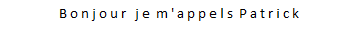
#> input picture image test/TEST.PNG, 349 x 41 px, given in place of TEST.jpg, which was not available
$ python segmentation.py
#> lines starting #> are read from the running program, lines starting #| are printed output that depends on the picture; after the words box and inside, x2 and y2 are one past the last pixel; in counts of white or black regions, pixels touching at a corner belong together; pictures that were not available may be replaced by others from this repository, and a replacement may not be noted
import cv2
import numpy as np
import numpy
import random
from matplotlib import pyplot as plt
from PIL import Image


def binarize_image(img_path, target_path,threshold):
#> called with img_path = 'TEST.jpg', target_path = 'BW.jpg', threshold = 200
    image_file = Image.open(img_path)
#> image_file is the input picture: PIL image 349x41 RGBA; mean R, G, B, A 247.4, 247.3, 247.3, 255
    image = image_file.convert('L')
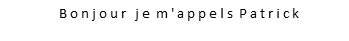
#> image: PIL image 349x41 L; min 0, max 255, mean 247.3
    image = numpy.array(image)
    image = binarize_array(image,threshold)
    cv2.imwrite(target_path,image)

def binarize_array(numpy_array, threshold = 200):
#> called with threshold = 200
    for i in range(len(numpy_array)):
        for j in range(len(numpy_array[0])):
            if numpy_array[i][j]>threshold:
                numpy_array[i][j] = 0
            else:
                numpy_array[i][j] = 255
#> this loop made 41 passes
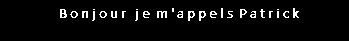
#> numpy_array: shape (41, 349); 4.4% white in thin lines or dots, all inside (x1, y1, x2, y2) = (60, 8, 299, 21)
    return numpy_array

binarize_image('TEST.jpg','BW.jpg',200)

bw = cv2.imread('BW.jpg')
#> bw: shape (41, 349, 3); min 0, max 255, mean 11.4
height,width,channels = bw.shape
#> height = 41; width = 349; channels = 3

print(height,width)
#| 41 349

def rowpixelist(image):
    pixel = image
    ligne = 0
    white = 0
    heigh = len(bw)
#> heigh = 41
    widt = len(bw[0])
#> widt = 349
    count = 0
    whitelist = []
    for row in range(heigh):
        whitelist.append((count,white))
        white = 0
        count += 1
        for column in range(widt):
            if np.any(pixel[row][column] == 255):
                white += 1
#> after the loop, count = 41
    return whitelist


def rowcounter(liste):
    L =[]
#> L = []
    start = 0
    row = 0
    rowcounter = 0
    i = 0
    length = len(liste) - 1
#> length = 40
    while i <= length -1:
        row += 1
        if (rowcounter != 0):
            L.append((start, rowcounter))
        rowcounter = 0
        (z,y) = liste[i]
        (a,b) = liste[i+1]
        if (y == 0 and b != 0) or (y != 0 and b == 0):
            i+=1
            start = row
            (z, y) = liste[i]
            (a, b) = liste[i + 1]
            while(y!=0 and b != 0 and i <= length-1):
                row+=1
                (z, y) = liste[i]
                (a, b) = liste[i + 1]
                rowcounter +=1
                i+=1
        else:
            i+=1
#> this loop made 27 passes
#> after the loop, L = [(9, 13)]; i = 40; row = 40; start = 9
    return L

print(rowcounter(rowpixelist(bw)))
#| [(9, 13)]


def columnpixelist(image,uperow,intermediaterow):
    pixel = image
    heigh = len(image)
    widt = len(image[0])
    whiteliste2 = []
    white2 = 0
    count2 = 0
    for column in range(widt):
        whiteliste2.append((count2, white2))
        white2 = 0
        count2 += 1
        for row in range(uperow,uperow+intermediaterow+1):
            if np.any(pixel[row][column] == 255):
                white2 += 1
    return whiteliste2


def verticalign(image,columnlist,uperow,intermediaterow):
    x = 0
    length = len(columnlist) - 1
    while x <= length -2:
        (z, y) = columnlist[x]
        (a, b) = columnlist[x + 1]
        (k, n) = columnlist[x + 2]
        if (y == 0 and b == 0 and n != 0):
            cv2.line(image, (a, uperow), (a, uperow+intermediaterow), (0, 0, 255), 1)
            x += 1
        else:
            x += 1
    return image


def horizontalign(image,rowlist):
    i = 0
    length = len(rowlist) - 1
    while i <= length -1:
        (z,y) = rowlist[i]
        (a,b) = rowlist[i+1]
        if (y == 0 and b != 0) or (y != 0 and b == 0):
            cv2.line(image,(0,a),(width,a),(0,0,255),1)
            i+=1
        else:
            i+=1
    return image


def assemble(image):
    rowlist = rowpixelist(image)
#> rowlist = 41 pairs, first value 0 to 40, second value 0 to 61
    lists = rowcounter(rowlist)
#> the loop in rowcounter (call 2), `while i <= length -1:` made 27 passes
#> lists = [(9, 13)]
    length = len(lists) -1
#> length = 0
    i = 0
    while i <= length:
        (a,b) = lists[i]
        columnlist = columnpixelist(image,a,b)
        image = verticalign(image, columnlist, a, b)
        i+=1
#> this loop made 1 pass
#> (a, b, heigh in columnpixelist, widt in columnpixelist, length in verticalign) on pass 1: (9, 13, 41, 349, 348)
#> pass 1, in assemble, `image = verticalign(image, columnlist, a, b)`:
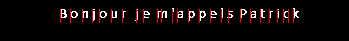
#> image: shape (41, 349, 3); mean B, G, R 8.8, 8.8, 15.3
#> after the loop, i = 1
    image = horizontalign(image,rowlist)
#> in horizontalign, `length = len(rowlist) - 1`: length = 40
#> the loop in horizontalign, `while i <= length -1:` made 40 passes
#> (y, b) on passes 1 to 12: (0, 0), (0, 0), (0, 0), (0, 0), (0, 0), (0, 0), (0, 0), (0, 0), (0, 4), (4, 15), (15, 8), (8, 61)
#> y on pass 24: 0
#> after the loop in horizontalign, `while i <= length -1:`:
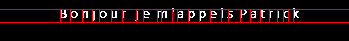
#> image: shape (41, 349, 3); 4.51% of pixels changed, all inside (x1, y1, x2, y2) = (0, 9, 349, 23)
    return image


bw2 = assemble(bw)
cv2.imshow("FINAL",bw2)
cv2.waitKey(0)
cv2.destroyAllWindows()
